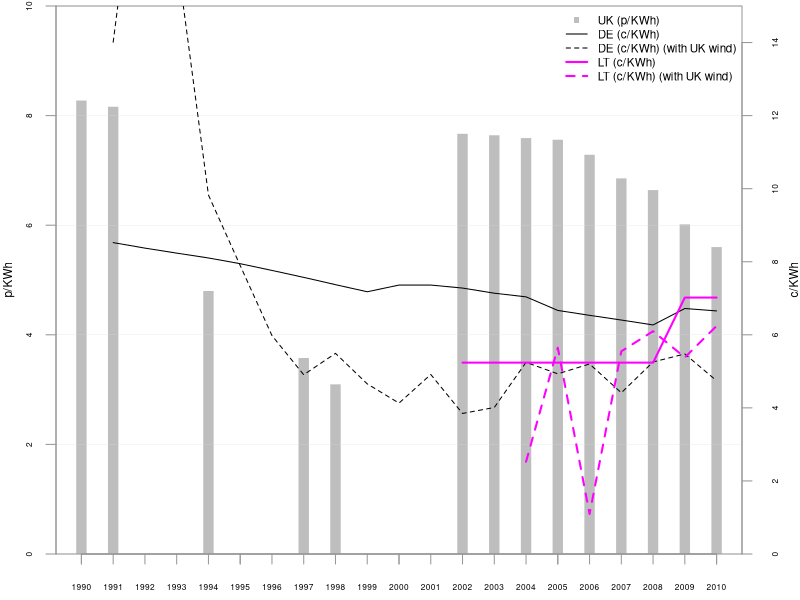

Reproduce this figure in R.
####################
#
#	Title:  Anticipated price of wind energy (1990 - 2010)
#	Source: Calculations and assumptions: Buttler and Neuhoff (2008, 2004). EUROSTAT (nrg_113a, nrg_1072). [Previous calculations]
#	Notes: 
# Units: p/KWh and c/KWh (in 2003 price)
# Dependencies: fig_expected-average-remuneration.R (DE.PMT.csv, LT.PMT.csv, UK.PMT.csv).
#
####################

#library(ggplot2)
#library(reshape2)

# LOAD THE DATA
data.DE.PMT = read.csv("DE.PMT.csv") # in c/KWh
data.LT.PMT = read.csv("LT.PMT.csv") # in c/KWh
data.UK.PMT = read.csv("UK.PMT.csv") # in p/KWh

data.capacity = read.csv("eurostat-nrg_113a_capacity-wind-MW.csv")
data.production = read.csv("eurostat-nrg_1072_production-wind-GWh.csv") # this is in GWh so late we have to multiply with 1000 to get it in MWh.

data.streg.prices = read.csv("lauber-mez_streg-prices.csv") # in Pfennig/KWh
data.nffo.prices2 = read.csv("mitchell_nffo-prices.csv") # in p/KWh
#data.nffo.prices = read.csv("nfpa_average-NFFO-prices.csv") # What specificly is wrong with these numbers ?
#colnames(data.nffo.prices) <- c("NFFO","Years", "Price")

data.rpi.UK = read.csv("ons_mm23_rpi.csv") # index (January 1987=100)
data.rpi.DE = read.csv("destatis_WZ08-47_rpi.csv") # index (2005=100)
data.ppi = read.csv("eurostat-sts_inpp_a_producerpriceindex.csv") # index (2005=100)
  
# Parameters
Discount.rate = 0.08 # 8%
Exchange.rate.GBP = 1.5 # GBP/EUR
Exchange.rate.pfennig =  0.51 # EUR-cent per Pfennig
DE.FIT.initial.fee = 9.1 # c/KWh. From EEG 2000.
DE.FIT.basic.fee = 6.17 # c/KWh. From EEG 2000.
Pool.price.UK = 1.5 # p/KWh. Why not same pool price for NFFO and ROC ???
Future.inflation.rate = 0.0196 # 1.96% annually. From Butler and Neuhoff calculations. Assumption: ECB target of just below 2%. And identical in all three countries.

# Time range
years = c(1990:2010)
# years.StrEG = years[1:10]

# Creating empty components that we will fill content into later
NFFO.cash.flow = matrix(NA, ncol = nrow(data.nffo.prices2), nrow = 20) # p/KWh
StrEG.cash.flow = matrix(NA, ncol = length(years[1:10]), nrow = 20) # c/KWh
colnames(NFFO.cash.flow) = data.nffo.prices2$Year
colnames(StrEG.cash.flow) = years[1:10]


#####
# Fixing base years of the indecies
#####

# We deflate each value in the cash flow, to the price index in the corresponding year. For years after 2011 we assume the same fixed inflation rate for all countries (1.96%)

# This function changes the base of of an index. Required: the new base year, list of years and corresponding list of index values (as old base year).
SET.BASE.YEAR = function(base.year, list.years, list.index){
  i = match(base.year, list.years) # finds the row number that corresponds to the base.year
  df = cbind(list.years, lapply(list.index, function(x){x/list.index[i]*100}) ) # recaulculating index values
  colnames(df) = c("Years", paste("Index (",base.year,"=100)", sep = "") )
  df # return data frame with years and index.
}

UK.2003.rpi = SET.BASE.YEAR(2003, data.rpi.UK$X, data.rpi.UK$CHAW)
DE.2003.rpi = SET.BASE.YEAR(2003, data.rpi.DE$X, data.rpi.DE[,2])

# Extending the price indecies from 2012-2040, using the fixed inflation rates.

UK.2003.rpi.extended = matrix(NA, ncol = 2, nrow = (nrow(UK.2003.rpi)+(2040-2011)) )
colnames(UK.2003.rpi.extended) = c("Years", "Index")
for(i in 1:nrow(UK.2003.rpi.extended)) {
  if(i <= nrow(UK.2003.rpi)) {
    UK.2003.rpi.extended[,1][[i]] = UK.2003.rpi[,1][[i]]
    UK.2003.rpi.extended[,2][[i]] = UK.2003.rpi[,2][[i]]
  } else {
    UK.2003.rpi.extended[,1][[i]] = UK.2003.rpi.extended[,1][[i-1]] + 1
    UK.2003.rpi.extended[,2][[i]] = UK.2003.rpi.extended[,2][[i-1]] * (1+Future.inflation.rate)
  }
}

DE.2003.rpi.extended = matrix(NA, ncol = 2, nrow = (nrow(DE.2003.rpi)+(2040-2011)) )
colnames(DE.2003.rpi.extended) = c("Years", "Index")
for(i in 1:nrow(DE.2003.rpi.extended)) {
  if(i <= nrow(DE.2003.rpi)) {
    DE.2003.rpi.extended[,1][[i]] = DE.2003.rpi[,1][[i]]
    DE.2003.rpi.extended[,2][[i]] = DE.2003.rpi[,2][[i]]
  } else {
    DE.2003.rpi.extended[,1][[i]] = DE.2003.rpi.extended[,1][[i-1]] + 1
    DE.2003.rpi.extended[,2][[i]] = DE.2003.rpi.extended[,2][[i-1]] * (1+Future.inflation.rate)
  }
}



#####
# StrEG cash flow
#####

# Using the StrEG prices (90% of consumer electricity prices), we fill in each year with its respective price.
# For years after 1999 where the StrEG system has been terminated and therefore exsist no StrEG price:
# We will assume 4 years with initial fee (the min. in EEG 2000), and the remaining years with basic fee. This is similar to (but not mentioned in) Butler and Neuhoff (2008). This has been found by method of trial-and-error.
# EEG 2000: Operation time of prior installation is halved (min. 4 years). After that follow same reduction of rate rules as new installations.
for(i in 1:20) { # for each year after build (row)
  for(j in 2:length(years[1:10])) { # for each build year (coloumn). 
    # Note: we have no infomation on the StrEG prices in 1990, but have for 2000 - Butler and Neuhoff (2008) have for 1990 (for 2000 it is unknown wheter they use EEG or StrEG prices) - so we start our for-loop at 2 (1991) ???
    # Maybe Butler and Neuhoff (2008), made a "mistake" here, by using 1991-StrEG prices in 1990, and so on ???
    if( ((i-1)+(j-1)) <= length(data.streg.prices$StrEG) ) { # if we have a StrEG price for the given year (1991-2000).
      # StrEG prices are in pfennig - calculating it as EURO-cent.
      StrEG.cash.flow[i,j] = data.streg.prices$StrEG[[((i-1)+(j-1))]]*Exchange.rate.pfennig # c/KWh
    } else {
      if(i <= (length(data.streg.prices$StrEG)+4)-(j-1)+1) { # if in the first 4 years after StrEG (2001-2005), then pay initial fee from EEG 2000.
        StrEG.cash.flow[i,j] = DE.FIT.initial.fee # c/KWh
      } else { # if not in the first 4 years after StrEG (2001-2005), then pay basic fee from EEG 2000.
        StrEG.cash.flow[i,j] = DE.FIT.basic.fee # c/KWh
      }
    }
    
  }
}

# Price adjust
for(i in 1:20) { # for each year after build (row)
  for(j in 2:length(years[1:10])) { # for each build year (coloumn). 
    StrEG.cash.flow[i,j] = StrEG.cash.flow[i,j] / DE.2003.rpi.extended[,2][((i-1)+(j-1))] * 100
  }
}


#####
# NFFO cash flow
#####

# Calculating weigthed average contract price (weights are number of contracts in subband and non-subband)
# Setting the number of non-subbadn contracts to 1 instead of NA such that the weighted average works.
data.nffo.prices2$Projects[1:2] = 1
# Replace NA values with 0:
data.nffo.prices2[is.na(data.nffo.prices2)] = 0
# Calculate average price: (Price * Project + Price.Subband * Project.Subband) / (Project + Project.Subband)
NFFO.weighted.prices = cbind(data.nffo.prices2[1:2], apply(data.nffo.prices2, 1, function(x){ (x[3]*x[5]+x[4]*x[6])/(x[5]+x[6]) }))
colnames(NFFO.weighted.prices) = c("NFFO", "Year", "Price")
      
for(i in 1:20) { # for each year after build (row)
  for(j in 1:nrow(data.nffo.prices2)) { # for each build year (coloumn). 
    
    if(j == 1 && i <= 8) { # If NFFO1 and before 1998 then NFFO1 price
      NFFO.cash.flow[i,j] = NFFO.weighted.prices$Price[[j]]
    } else if(j == 2 && i <= 7) { # If NFFO2 and before 1998 then NFFO2 price
      NFFO.cash.flow[i,j] = NFFO.weighted.prices$Price[[j]]
    } else if(j > 2 && i <= 15) { # If NFFO3-5 then NFFO3-5 prices for first 15 years.
      NFFO.cash.flow[i,j] = NFFO.weighted.prices$Price[[j]]
    } else { # otherwise pay pool price
      NFFO.cash.flow[i,j] = Pool.price.UK 
    }
    
  }
}

# Price adjust
#a = c("START:")
for(i in 1:20) { # for each year after build (row)
  for(j in 1:nrow(data.nffo.prices2)) { # for each build year (coloumn). 
    y = match(colnames(NFFO.cash.flow)[[j]], UK.2003.rpi.extended[,1]) # finding the offset for each NFFO year
    #a = append(a, UK.2003.rpi.extended[,1][(i-1)+y])
    NFFO.cash.flow[i,j] = NFFO.cash.flow[i,j] / UK.2003.rpi.extended[,2][(i-1)+y] * 100
  }
  #a = append(a, "###")
}
#a

#####
# Calculating Net Present Value and correspoding Payment
#####

NPV = function(i, N) {
  SUM = 0
  for(t in 1:length(N)) {
    SUM = SUM + N[[t]]/((1+i)^t)
  }
  SUM # returns the SUM
}

PMT = function(i, n, PV) {
  PV / ( (1 - (1/(1 + i)^n)) / i ) # Returns payment
}  

# calculating NPV for each year
StrEG.NPV = sapply(colnames(StrEG.cash.flow), function(x){NPV(Discount.rate, StrEG.cash.flow[, x])} ) 
NFFO.NPV = sapply(colnames(NFFO.cash.flow), function(x){NPV(Discount.rate, NFFO.cash.flow[, x])} )

# calculating Payment for each year
StrEG.PMT = lapply(StrEG.NPV, function(x){PMT(Discount.rate, 20, x)} ) 
NFFO.PMT = lapply(NFFO.NPV, function(x){PMT(Discount.rate, 20, x)} )


#####
# Merging NFFO wtih ROC and StrEG with EEG
#####

NFFO.PMT.temp = cbind(data.nffo.prices2$Year, NFFO.PMT)
colnames(data.UK.PMT) = c("Years","UK.PMT")
colnames(NFFO.PMT.temp) = c("Years","UK.PMT") # needs identical colomnames inorder to merge
rownames(NFFO.PMT.temp) = NULL # resets row names
UK.PMT = rbind(NFFO.PMT.temp ,data.UK.PMT)

StrEG.PMT.temp = cbind(years[1:10], StrEG.PMT) 
colnames(data.DE.PMT) = c("Years","DE.PMT")
colnames(StrEG.PMT.temp) = c("Years","DE.PMT") # needs identical colomnames inorder to merge
rownames(StrEG.PMT.temp) = NULL # resets row names
DE.PMT = rbind(StrEG.PMT.temp, data.DE.PMT)


#####
# Scale to UK wind resources
#####

# From Butler and Neuhoff (2008): "If, for example, [wind-]output is 20% higher, then the price paid per MWh can be reduced by 20% while maintaining the same revenue stream for the project and creating little additional maintenance costs."
DE.wind.scalefactor = cbind(data.production$X, (data.production$Germany/data.capacity$Germany*1000) / (data.production$United.Kingdom/data.capacity$United.Kingdom*1000) )
colnames(DE.wind.scalefactor) = c("Years", "Share")
LT.wind.scalefactor = cbind(data.production$X, (data.production$Lithuania/data.capacity$Lithuania*1000) / (data.production$United.Kingdom/data.capacity$United.Kingdom*1000) )
colnames(LT.wind.scalefactor) = c("Years", "Share")

# Manual restricting time period to 1991-2010 for both lists.
DE.PMT.windadjusted = cbind(DE.PMT[2:21,1], as.numeric(DE.PMT[2:21,2])*as.numeric(DE.wind.scalefactor[1:20,2])) # c/KWh, RPI price adjusted (2003=100). And adjusted relative to the higher wind speeds in UK.
# Manual restricting time period to 2004-2010 for both lists.
LT.PMT.windadjusted = cbind(data.LT.PMT[3:9,1], as.numeric(data.LT.PMT[3:9,2])*as.numeric(LT.wind.scalefactor[15:21,2])) # c/KWh, RPI price adjusted (2003=100). And adjusted relative to the higher wind speeds in UK.


#####
# Plotting
#####

pdf(file="fig_anticipated-price-energy.pdf", height=3, width=5)

par(mar=c(2,2.5,0,2.6)+.3, yaxs='i') # margin, and y-axis start at y=0
plot(x=UK.PMT[1:14,1], y=UK.PMT[1:14,2], axes=FALSE, col="gray", type="h", lwd=10, lend="square", xlab="", ylab="", ylim=range(0,10))
abline(h=c(0,2,4,6,8,10), col="#D9D9D9", lwd=0.3)
mtext("p/KWh",side=2, line=2, cex=0.7)
axis(1, labels=FALSE, col="#989898")
axis(1, at=years, cex.axis=0.5, col="#989898")
axis(2, cex.axis=0.5, col="#989898")
par(new=TRUE) # plot the following using the secondary axis: 
plot(x=c(1990, DE.PMT[2:21,1]), y=c(NA, DE.PMT[2:21,2]), axes=FALSE, type="l", xaxt="n", yaxt="n", xlab="", ylab="", ylim=range(0,10*Exchange.rate.GBP))
box(col="#989898")
lines(x=DE.PMT.windadjusted[,1], y=DE.PMT.windadjusted[,2], lty="dashed", lwd=1)
lines(x=data.LT.PMT[1:9,1], y=data.LT.PMT[1:9,2], col="#FF00FF", lwd=2)
lines(x=LT.PMT.windadjusted[,1], y=LT.PMT.windadjusted[,2], col="#FF00FF", lty="dashed", lwd=2)
axis(4, cex.axis=0.5, col="#989898") # add secondary axis
mtext("c/KWh", side=4, line=2, cex=0.7)
legend("topright", legend=c("UK (p/KWh)","DE (c/KWh)", "DE (c/KWh) (with UK wind)", "LT (c/KWh)", "LT (c/KWh) (with UK wind)"), col=c("grey","black","black","#FF00FF","#FF00FF"), lty = c(NA,"solid","dashed","solid","dashed"), pch = c(15, NA, NA, NA, NA), lwd=c(20, 1, 1, 2, 2), cex=0.7, bty="n")

dev.off()
